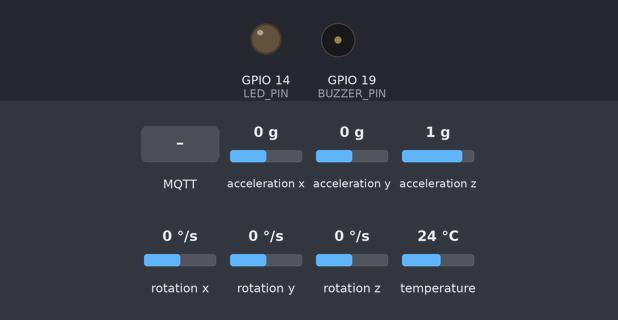
A sketch run on a simulated ESP32. On the bench: output pins drawn as LEDs (lit = HIGH), buzzer (waves = sounding). The inputs (shaded band) are chosen by the test bench; at power-on: acceleration x 0 g, acceleration y 0 g, acceleration z 1 g, rotation x 0 °/s, rotation y 0 °/s, rotation z 0 °/s, temperature 24 °C. WiFi joins after 1.5 s; servers stay silent unless stated; a WiFi scan finds three made-up networks; random numbers use the default seed unless the sketch sets one; no MQTT or app messages arrive unless stated; what the sketch prints to the serial monitor is not drawn.

Above: at 1.2 s.
1.3 s: acceleration x set to -0.9 g
3.5 s: acceleration x set to -1.2 g
5.0 s: MQTT message "led_on" arrives on the first subscribed topic
At 6.1 s:
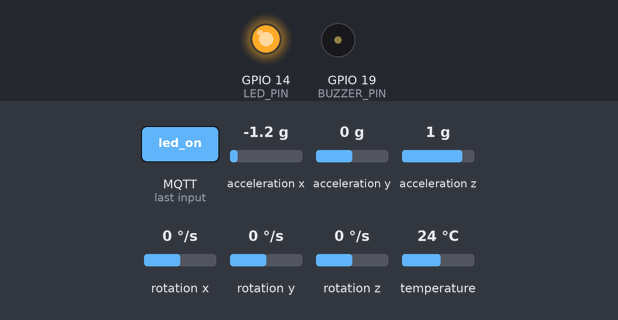
6.6 s: MQTT message "buzzer_on" arrives on the first subscribed topic
At 7.3 s:
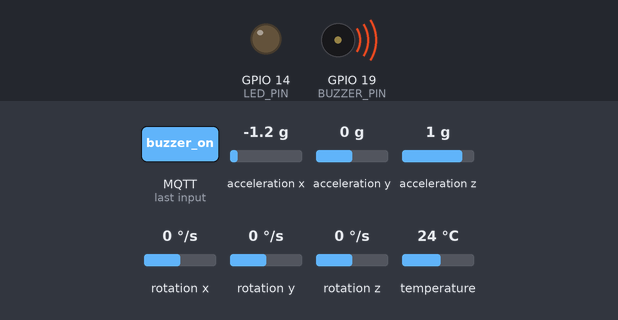
8.2 s: MQTT message "buzzer_off" arrives on the first subscribed topic
At 8.6 s:
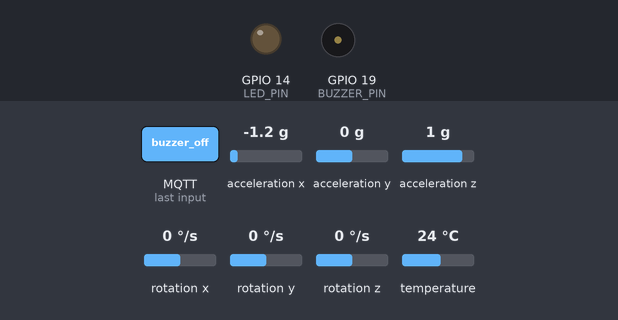
Timing chart, 0 to 10.8 s (numbered marks = the images above; inputs shaded):
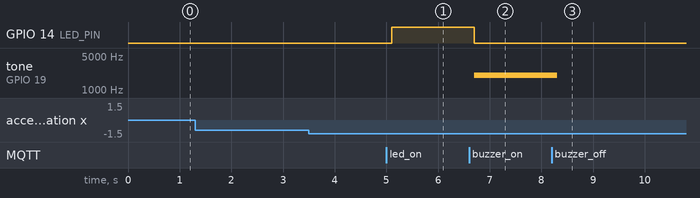

The sketch:

lab3.ino
```cpp
/*
 * MẠCH PHÁT HIỆN TÉ NGÃ (FALL DETECTION)
 * ESP32 + MPU6050 (I2C) + LED + Buzzer, FreeRTOS 3 task, MQTT (broker EMQX)
 *
 * Kiến trúc:
 *   Task đọc data    (Core 1, ưu tiên 2): đọc MPU6050 mỗi 50 ms, gửi qAlert mỗi mẫu;
 *                                         mỗi 0,5 s in Serial và gửi gói đầy đủ vào qData
 *   Task cảnh báo    (Core 1, ưu tiên 3): nhận qAlert + qLenh, là task DUY NHẤT điều khiển LED/còi
 *   Task truyền data (Core 0, ưu tiên 1): kết nối WiFi, chờ cờ semWiFi, kết nối MQTT, gửi dữ liệu, nhận lệnh từ web
 *
 * Đối tượng giao tiếp:
 *   qData      (Queue 5 ô)  : Task đọc     -> Task truyền   ("data Queue": ax, ay, az, a, nghiêng, pitch, roll)
 *   qAlert     (Queue 10 ô) : Task đọc     -> Task cảnh báo ("data Alert": a, nghiêng)
 *   qLenh      (Queue 3 ô)  : Task truyền  -> Task cảnh báo (lệnh nút bấm web)
 *   qTrangThai (Queue 1 ô)  : Task cảnh báo-> Task truyền   (trạng thái đèn/còi, hộp thư ghi đè)
 *   semWiFi    (Binary sem) : sự kiện WiFi -> Task truyền   ("kết nối WiFi thành công")
 *   mSerial    (Mutex)      : khóa Serial dùng chung giữa Task đọc (Core 1) và Task truyền (Core 0)
 *
 * Phát hiện té ngã (a là độ lớn gia tốc tổng, tính bằng g; đứng yên a ≈ 1 g):
 *   - Gia tốc đột ngột: a > 2,5 g (va đập) hoặc a < 0,4 g (rơi tự do)
 *   - Góc nghiêng đột ngột: góc nghiêng đổi quá 45° so với 1 giây trước
 *   - TÉ NGÃ = gia tốc đột ngột VÀ góc nghiêng đột ngột trong vòng 2 giây
 * Luật đèn/còi (chỉ một trong hai):
 *   - Té ngã                                  -> CÒI (đèn tắt), giữ FALL_HOLD_MS
 *   - Chỉ gia tốc đột ngột / chỉ nghiêng đột ngột -> ĐÈN, giữ WARN_HOLD_MS
 *   - Nằm/nghiêng quá 60° kéo dài              -> ĐÈN
 *   - Chế độ thủ công (nút web): bật thiết bị nào thì tắt thiết bị kia,
 *     tự quay về tự động sau MANUAL_TIMEOUT_MS, hoặc ngay khi phát hiện té ngã mới.
 *
 * Thư viện: Adafruit MPU6050, Adafruit Unified Sensor, Adafruit BusIO, PubSubClient
 */

#include <Arduino.h>
#include <WiFi.h>
#include <Wire.h>
#include <Adafruit_MPU6050.h>
#include <Adafruit_Sensor.h>
#include <PubSubClient.h>

// ---------------- Cấu hình phần cứng ----------------
#define LED_PIN     14      // giữ nguyên chân như bài trước
#define BUZZER_PIN  19
#define BUZZER_FREQ 2000    // Hz

// ---------------- Cấu hình mạng ----------------
// Tên mạng WiFi ảo của trình mô phỏng: Wokwi phát "Wokwi-GUEST", Cirkit Designer phát "CirkitWifi".
// Task truyền quét mạng lúc khởi động và tự chọn tên có thật (xem TaskTruyenData).
const char* WIFI_SSID_WOKWI  = "Wokwi-GUEST";
const char* WIFI_SSID_CIRKIT = "CirkitWifi";
const char* WIFI_PASS = "";
const char* MQTT_HOST = "broker.emqx.io";
const uint16_t MQTT_PORT = 1883;
// Topic của đề té ngã (nếu trùng người khác trên broker công cộng, đổi "lab3" thành tên riêng của bạn)
const char* TOPIC_DATA = "lab3/falldetect/data";   // ESP32 -> web
const char* TOPIC_CMD  = "lab3/falldetect/cmd";    // web   -> ESP32

// ---------------- Ngưỡng phát hiện ----------------
const float IMPACT_G   = 2.5;          // g, gia tốc tổng lớn hơn => va đập
const float FREEFALL_G = 0.4;          // g, gia tốc tổng nhỏ hơn => đang rơi tự do
const float TILT_JUMP  = 45.0;         // độ, góc nghiêng đổi hơn chừng này trong 1 s => đột ngột
const float TILT_LYING = 60.0;         // độ, nghiêng hơn chừng này => đang nằm / nghiêng bất thường
const uint32_t FALL_WINDOW_MS = 2000;  // va đập và nghiêng đột ngột cách nhau tối đa 2 s => té ngã
const uint32_t FALL_HOLD_MS   = 5000; // giữ còi 10 s sau khi phát hiện té ngã
const uint32_t WARN_HOLD_MS   = 3000;  // giữ đèn 3 s sau một dấu hiệu bất thường đơn lẻ
const uint32_t MANUAL_TIMEOUT_MS = 10000; // chế độ thủ công tự hết sau 15 s

// ---------------- Nhịp đọc ----------------
const uint32_t SAMPLE_PERIOD_MS = 50;  // đọc cảm biến 20 lần/giây để bắt kịp cú va đập ngắn
const uint8_t  REPORT_EVERY     = 10;  // cứ 10 mẫu (0,5 s) mới in Serial và gửi lên MQTT một lần
const int      TILT_HIST        = 20;  // số mẫu nhớ lại = 1 giây (20 x 50 ms)
const float    G_MS2            = 9.80665; // 1 g = 9,80665 m/s²

// ---------------- Kiểu dữ liệu ----------------
typedef struct { float ax, ay, az, a, tilt, pitch, roll; } DuLieu;  // gói đầy đủ (qData)
typedef struct { float a, tilt; } CanhBao;                           // gói cảnh báo (qAlert)
typedef enum { CMD_LED_ON, CMD_LED_OFF, CMD_BUZ_ON, CMD_BUZ_OFF, CMD_AUTO } Lenh;
typedef enum { R_NONE, R_IMPACT, R_TILT, R_FALL, R_MANUAL } LyDo;
typedef struct { bool led; bool buzzer; bool manual; uint8_t reason; } TrangThai;

// ---------------- Đối tượng FreeRTOS ----------------
QueueHandle_t qData, qAlert, qLenh, qTrangThai;
SemaphoreHandle_t semWiFi, mSerial;

Adafruit_MPU6050 mpu;
WiFiClient netClient;
PubSubClient mqtt(netClient);

// ---------------- Serial dùng chung (mutex) ----------------
void logLine(const char* fmt, ...) {
  char buf[256];
  va_list args;
  va_start(args, fmt);
  vsnprintf(buf, sizeof(buf), fmt, args);
  va_end(args);
  if (xSemaphoreTake(mSerial, pdMS_TO_TICKS(50)) == pdTRUE) {
    Serial.println(buf);
    xSemaphoreGive(mSerial);
  }
}

// ---------------- Sự kiện WiFi -> giơ cờ semWiFi ----------------
// Hàm này chạy trong task sự kiện của hệ thống (không phải ngắt), nên dùng xSemaphoreGive thường.
void onWiFiEvent(WiFiEvent_t event) {
  if (event == ARDUINO_EVENT_WIFI_STA_GOT_IP) {
    logLine("[WIFI] Su kien GOT_IP, IP = %s", WiFi.localIP().toString().c_str());
    xSemaphoreGive(semWiFi);
  } else if (event == ARDUINO_EVENT_WIFI_STA_DISCONNECTED) {
    logLine("[WIFI] Su kien mat ket noi WiFi");
  }
}

// ---------------- Nhận lệnh MQTT (chạy bên trong Task truyền) ----------------
void onMqttMessage(char* topic, byte* payload, unsigned int len) {
  char msg[24];
  unsigned int n = len < sizeof(msg) - 1 ? len : sizeof(msg) - 1;
  memcpy(msg, payload, n);
  msg[n] = '\0';

  Lenh cmd;
  if      (strcmp(msg, "led_on") == 0)     cmd = CMD_LED_ON;
  else if (strcmp(msg, "led_off") == 0)    cmd = CMD_LED_OFF;
  else if (strcmp(msg, "buzzer_on") == 0)  cmd = CMD_BUZ_ON;
  else if (strcmp(msg, "buzzer_off") == 0) cmd = CMD_BUZ_OFF;
  else if (strcmp(msg, "auto") == 0)       cmd = CMD_AUTO;
  else { logLine("[TRUYEN] Lenh khong hop le: %s", msg); return; }

  // Không chạm vào LED/còi ở đây: chỉ chuyển lệnh cho Task cảnh báo
  xQueueSend(qLenh, &cmd, 0);
  logLine("[TRUYEN] Nhan lenh: %s", msg);
}

// =====================================================================
// TASK ĐỌC DATA - Core 1, ưu tiên 2
// =====================================================================
void TaskDocData(void* pv) {
  TickType_t lastWake = xTaskGetTickCount();
  uint8_t dem = 0;
  float aDinh = 1.0f;          // gia tốc "bất thường nhất" (xa 1 g nhất) trong 0,5 s gần đây
  for (;;) {
    sensors_event_t acc, gyr, nhiet;
    mpu.getEvent(&acc, &gyr, &nhiet);

    // Đổi m/s² sang g
    float ax = acc.acceleration.x / G_MS2;
    float ay = acc.acceleration.y / G_MS2;
    float az = acc.acceleration.z / G_MS2;
    float a  = sqrtf(ax * ax + ay * ay + az * az);           // độ lớn gia tốc tổng

    // Góc nghiêng so với tư thế đứng thẳng (trục z hướng lên): 0° là thẳng, 90° là nằm ngang
    float cosTilt = (a > 0.05f) ? fmaxf(-1.0f, fminf(1.0f, az / a)) : 1.0f;
    float tilt  = acosf(cosTilt) * RAD_TO_DEG;
    float pitch = atan2f(-ax, sqrtf(ay * ay + az * az)) * RAD_TO_DEG;   // nghiêng trước/sau
    float roll  = atan2f(ay, az) * RAD_TO_DEG;                          // nghiêng trái/phải

    // 1. Gửi dữ liệu cảnh báo NGAY mỗi mẫu: Task cảnh báo (ưu tiên 3) chen ngang xử lý liền
    CanhBao c = { a, tilt };
    xQueueSend(qAlert, &c, 0);

    // Ghi nhớ giá trị gia tốc bất thường nhất trong khoảng báo cáo, để web không bỏ sót cú va đập ngắn
    if (fabsf(a - 1.0f) > fabsf(aDinh - 1.0f)) aDinh = a;

    if (++dem >= REPORT_EVERY) {
      DuLieu d = { ax, ay, az, aDinh, tilt, pitch, roll };

      // 2. In Serial (có khóa mSerial)
      logLine("[DOC] a=%.2f g | ax=%.2f ay=%.2f az=%.2f | nghieng=%.1f | pitch=%.1f roll=%.1f",
              d.a, d.ax, d.ay, d.az, d.tilt, d.pitch, d.roll);

      // 3. Gửi gói đầy đủ cho Task truyền; đầy (mất mạng) thì bỏ gói cũ nhất, giữ gói mới
      if (xQueueSend(qData, &d, 0) != pdTRUE) {
        DuLieu cu;
        xQueueReceive(qData, &cu, 0);
        xQueueSend(qData, &d, 0);
      }
      dem = 0;
      aDinh = 1.0f;
    }

    // 4. Ngủ đến đúng nhịp 50 ms tiếp theo (không trôi chu kỳ)
    vTaskDelayUntil(&lastWake, pdMS_TO_TICKS(SAMPLE_PERIOD_MS));
  }
}

// =====================================================================
// TASK CẢNH BÁO - Core 1, ưu tiên 3 (chủ duy nhất của LED và còi)
// =====================================================================
static bool ledOn = false, buzOn = false;

void apDungDauRa(bool led, bool buz) {
  if (led && buz) led = false;                     // luật: chỉ một trong hai, còi ưu tiên
  if (led != ledOn) { digitalWrite(LED_PIN, led ? HIGH : LOW); ledOn = led; }
  if (buz != buzOn) { if (buz) tone(BUZZER_PIN, BUZZER_FREQ); else noTone(BUZZER_PIN); buzOn = buz; }
}

void TaskCanhBao(void* pv) {
  float tiltHist[TILT_HIST];   // góc nghiêng của 1 giây gần nhất (vòng tròn)
  int nHist = 0, iHist = 0;
  bool coSoc = false, coNghieng = false;   // đã thấy gia tốc đột ngột / nghiêng đột ngột chưa
  uint32_t socLuc = 0, nghiengLuc = 0;     // thời điểm thấy
  uint32_t fallUntil = 0, warnUntil = 0;   // còi / đèn giữ đến thời điểm này (ms)
  uint8_t warnReason = R_NONE;
  bool manual = false;
  bool manLed = false, manBuz = false;
  uint32_t manualUntil = 0;
  float lastTilt = 0;

  TrangThai st = { false, false, false, R_NONE };
  xQueueOverwrite(qTrangThai, &st);               // hộp thư luôn có giá trị ban đầu

  for (;;) {
    CanhBao c;
    bool coDuLieu = xQueueReceive(qAlert, &c, pdMS_TO_TICKS(200)) == pdTRUE;
    uint32_t now = millis();

    if (coDuLieu) {
      lastTilt = c.tilt;

      // Dấu hiệu 1: gia tốc đột ngột (va đập mạnh hoặc rơi tự do)
      if (c.a > IMPACT_G || c.a < FREEFALL_G) {
        coSoc = true; socLuc = now;
        warnUntil = now + WARN_HOLD_MS; warnReason = R_IMPACT;
      }

      // Dấu hiệu 2: góc nghiêng đổi đột ngột so với 1 giây trước
      if (nHist == TILT_HIST && fabsf(c.tilt - tiltHist[iHist]) > TILT_JUMP) {
        coNghieng = true; nghiengLuc = now;
        warnUntil = now + WARN_HOLD_MS; warnReason = R_TILT;
      }
      tiltHist[iHist] = c.tilt;
      iHist = (iHist + 1) % TILT_HIST;
      if (nHist < TILT_HIST) nHist++;

      // Quên dấu hiệu đã quá cũ
      if (coSoc && (now - socLuc) > FALL_WINDOW_MS) coSoc = false;
      if (coNghieng && (now - nghiengLuc) > FALL_WINDOW_MS) coNghieng = false;

      // TÉ NGÃ: có cả hai dấu hiệu trong cùng khoảng 2 giây
      if (coSoc && coNghieng) {
        fallUntil = now + FALL_HOLD_MS;
        manual = false;                                  // té ngã luôn giành lại quyền tự động
        coSoc = coNghieng = false;
        for (int i = 0; i < TILT_HIST; i++) tiltHist[i] = c.tilt;   // làm mới lịch sử, tránh báo lặp
        logLine("[CANH BAO] PHAT HIEN TE NGA! a=%.2f g, nghieng=%.1f do", c.a, c.tilt);
      }
    }

    // Lệnh từ web: xem qLenh, không chờ
    Lenh cmd;
    while (xQueueReceive(qLenh, &cmd, 0) == pdTRUE) {
      if (cmd == CMD_AUTO) { manual = false; continue; }
      if (!manual) { manLed = ledOn; manBuz = buzOn; }   // vừa vào thủ công: bắt đầu từ trạng thái hiện tại
      manual = true;
      manualUntil = now + MANUAL_TIMEOUT_MS;
      if (cmd == CMD_LED_ON)  { manLed = true;  manBuz = false; }
      if (cmd == CMD_LED_OFF) { manLed = false; }
      if (cmd == CMD_BUZ_ON)  { manBuz = true;  manLed = false; }
      if (cmd == CMD_BUZ_OFF) { manBuz = false; }
    }
    if (manual && (int32_t)(now - manualUntil) >= 0) manual = false;

    // Quyết định đầu ra
    bool led, buz;
    uint8_t reason;
    if (manual) {
      led = manLed; buz = manBuz; reason = R_MANUAL;
    } else {
      bool fall = (int32_t)(fallUntil - now) > 0;
      bool warn = (int32_t)(warnUntil - now) > 0;
      bool lying = lastTilt > TILT_LYING;
      if (fall)        { led = false; buz = true;  reason = R_FALL; }
      else if (warn)   { led = true;  buz = false; reason = warnReason; }
      else if (lying)  { led = true;  buz = false; reason = R_TILT; }
      else             { led = false; buz = false; reason = R_NONE; }
    }
    apDungDauRa(led, buz);

    // Ghi đè trạng thái thật vào hộp thư cho Task truyền
    TrangThai moi = { ledOn, buzOn, manual, reason };
    if (moi.led != st.led || moi.buzzer != st.buzzer || moi.manual != st.manual || moi.reason != st.reason) {
      st = moi;
      xQueueOverwrite(qTrangThai, &st);
    }
  }
}

// =====================================================================
// TASK TRUYỀN DATA - Core 0, ưu tiên 1
// =====================================================================
const char* tenLyDo(uint8_t r) {
  switch (r) {
    case R_IMPACT: return "impact";
    case R_TILT:   return "tilt";
    case R_FALL:   return "fall";
    case R_MANUAL: return "manual";
    default:       return "none";
  }
}

bool ketNoiMQTT() {
  char clientId[32];
  snprintf(clientId, sizeof(clientId), "fall-esp32-%04X", (unsigned)(esp_random() & 0xFFFF));
  if (mqtt.connect(clientId)) {
    mqtt.subscribe(TOPIC_CMD);
    logLine("[TRUYEN] Da ket noi MQTT broker %s", MQTT_HOST);
    return true;
  }
  logLine("[TRUYEN] Ket noi MQTT loi (rc=%d), thu lai sau 2 s", mqtt.state());
  return false;
}

void TaskTruyenData(void* pv) {
  WiFi.mode(WIFI_STA);
  WiFi.setAutoReconnect(true);
  WiFi.onEvent(onWiFiEvent);

  // Quét mạng rồi chọn đúng tên mạng mà trình mô phỏng đang phát
  const char* ssid = WIFI_SSID_WOKWI;
  int n = WiFi.scanNetworks();
  logLine("[WIFI] Quet thay %d mang", n);
  for (int i = 0; i < n; i++) {
    logLine("[WIFI]  - %s (kenh %d)", WiFi.SSID(i).c_str(), WiFi.channel(i));
    if (WiFi.SSID(i) == WIFI_SSID_CIRKIT) ssid = WIFI_SSID_CIRKIT;
  }
  WiFi.scanDelete();
  logLine("[WIFI] Ket noi vao mang: %s", ssid);
  WiFi.begin(ssid, WIFI_PASS);                    // không ép kênh: tự tìm mạng trên mọi kênh

  mqtt.setServer(MQTT_HOST, MQTT_PORT);
  mqtt.setCallback(onMqttMessage);
  mqtt.setBufferSize(512);                        // JSON té ngã dài hơn bài trước, nới bộ đệm cho chắc

  for (;;) {
    // "Kết nối WiFi, nếu thành công..." : chưa có WiFi thì ngủ chờ cờ semWiFi
    if (WiFi.status() != WL_CONNECTED) {
      logLine("[TRUYEN] Cho WiFi... (status=%d)", WiFi.status());
      xSemaphoreTake(semWiFi, pdMS_TO_TICKS(2000));  // chờ cờ tối đa 2 s rồi tự kiểm tra lại
      continue;
    }
    if (!mqtt.connected()) {
      if (!ketNoiMQTT()) { vTaskDelay(pdMS_TO_TICKS(2000)); continue; }
    }

    mqtt.loop();                                  // giữ kết nối và nhận lệnh (gọi onMqttMessage)

    // Chờ dữ liệu tối đa 100 ms để còn quay lại gọi mqtt.loop() đều đặn
    DuLieu d;
    if (xQueueReceive(qData, &d, pdMS_TO_TICKS(100)) == pdTRUE) {
      TrangThai st;
      xQueuePeek(qTrangThai, &st, 0);             // xem trạng thái, không lấy ra
      char json[256];
      snprintf(json, sizeof(json),
               "{\"ax\":%.2f,\"ay\":%.2f,\"az\":%.2f,\"a\":%.2f,\"tilt\":%.1f,\"pitch\":%.1f,\"roll\":%.1f,"
               "\"led\":%d,\"buzzer\":%d,\"mode\":\"%s\",\"alert\":\"%s\"}",
               d.ax, d.ay, d.az, d.a, d.tilt, d.pitch, d.roll,
               st.led, st.buzzer, st.manual ? "manual" : "auto", tenLyDo(st.reason));
      if (mqtt.publish(TOPIC_DATA, json)) logLine("[TRUYEN] Gui: %s", json);
    }
  }
}

// =====================================================================
// SETUP
// =====================================================================
void setup() {
  Serial.begin(115200);
  pinMode(LED_PIN, OUTPUT);
  digitalWrite(LED_PIN, LOW);
  pinMode(BUZZER_PIN, OUTPUT);

  // Tạo đối tượng giao tiếp TRƯỚC khi tạo task
  qData      = xQueueCreate(5, sizeof(DuLieu));
  qAlert     = xQueueCreate(10, sizeof(CanhBao));
  qLenh      = xQueueCreate(3, sizeof(Lenh));
  qTrangThai = xQueueCreate(1, sizeof(TrangThai));
  semWiFi    = xSemaphoreCreateBinary();
  mSerial    = xSemaphoreCreateMutex();

  if (!mpu.begin()) {
    Serial.println("Khong tim thay MPU6050, kiem tra day SDA/SCL!");
    while (true) delay(1000);
  }
  mpu.setAccelerometerRange(MPU6050_RANGE_8_G);   // đo được tới 8 g, đủ bắt cú va đập > 2,5 g
  mpu.setGyroRange(MPU6050_RANGE_500_DEG);
  mpu.setFilterBandwidth(MPU6050_BAND_21_HZ);     // lọc nhiễu rung nhẹ
  Serial.println("He thong khoi dong...");

  //                       hàm             tên          stack  tham số  ưu tiên handle  core
  xTaskCreatePinnedToCore(TaskCanhBao,    "CanhBao",   4096,  NULL,    3,      NULL,   1);
  xTaskCreatePinnedToCore(TaskDocData,    "DocData",   4096,  NULL,    2,      NULL,   1);
  xTaskCreatePinnedToCore(TaskTruyenData, "TruyenData",8192,  NULL,    1,      NULL,   0);
}

void loop() {
  vTaskDelete(NULL);   // loopTask không dùng đến, tự xóa để nhường CPU
}
```

Measured:
- after the input at 1.3 s, every drawn part: stays the same
- after the input at 3.5 s, every drawn part: stays the same
- after the input at 5.0 s, GPIO 14 (LED_PIN): LOW → HIGH after 0.10 s
- after the input at 6.6 s, GPIO 14 (LED_PIN): HIGH → LOW after 0.10 s; tone on GPIO 19 (BUZZER_PIN): silent → 2000 Hz after 0.10 s
- after the input at 8.2 s, tone on GPIO 19 (BUZZER_PIN): 2000 Hz → silent after 0.10 s
